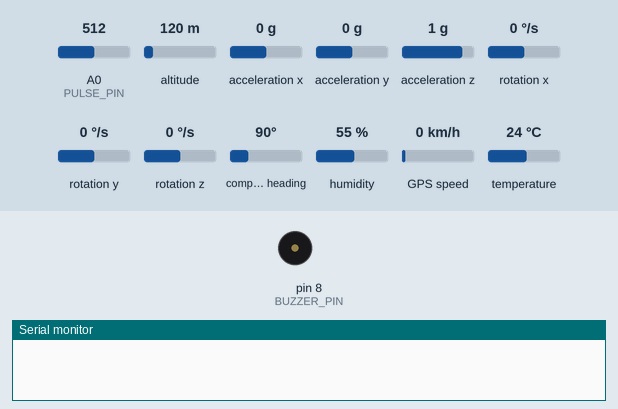
Recording of a sketch running on a simulated Arduino Uno, built with avr-gcc and run on an emulated ATmega328P. On the bench: buzzer (waves = sounding, pin HIGH), the last lines printed to the serial monitor. The test bench sets the inputs (shaded band); at power-on: A0 (PULSE_PIN) = 512, altitude 120 m, acceleration x 0 g, acceleration y 0 g, acceleration z 1 g, rotation x 0 °/s, rotation y 0 °/s, rotation z 0 °/s, compass heading 90°, humidity 55 %, GPS speed 0 km/h, temperature 24 °C. The GPS gets a fix after 3 s at 37.7749, -122.4194 with 8 satellites.

Above: at 0.1 s.
At 2.1 s:
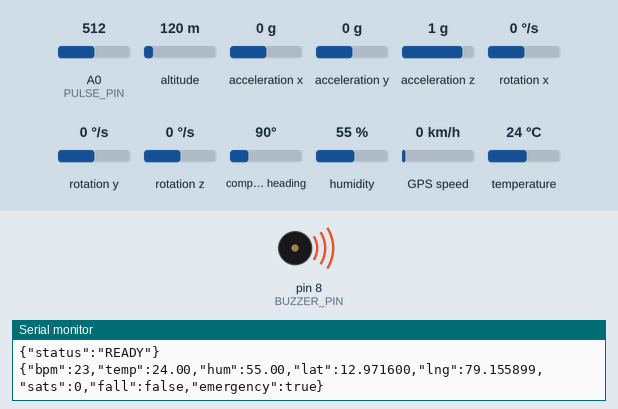
Timing chart, 0 to 5.5 s (numbered marks = the images above):
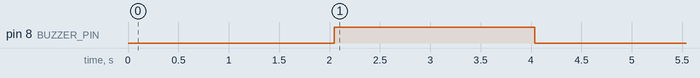

Measured:
- by itself, pin 8 (BUZZER_PIN): LOW → HIGH at 2.0 s, → LOW 2.0 s later

The sketch:

aarp.ino
```cpp
#include <Wire.h>
#include <SoftwareSerial.h>
#include <TinyGPS++.h>
#include <DHT.h>
#include <MPU6050_light.h>

// PIN CONFIGURATION
#define DHTPIN 3
#define DHTTYPE DHT11
#define PULSE_PIN A0
#define BUZZER_PIN 8
#define GPS_RX 5
#define GPS_TX 6

SoftwareSerial ss(GPS_RX, GPS_TX);
TinyGPSPlus gps;
DHT dht(DHTPIN, DHTTYPE);
MPU6050 mpu(Wire);

unsigned long lastSend = 0;
int lastBpm = 0;
bool fallFlag = false;

void setup() {
  Serial.begin(115200);
  ss.begin(9600);
  Wire.begin();
  dht.begin();

  pinMode(BUZZER_PIN, OUTPUT);
  digitalWrite(BUZZER_PIN, LOW);

  byte status = mpu.begin();
  if (status == 0) {
    delay(1000);
    mpu.calcOffsets(true, true); // initial calibration
  }

  Serial.println("{\"status\":\"READY\"}");
}

void checkFall() {
  // Update IMU
  mpu.update();

  // Simple magnitude check for impact
  float mag = sqrt(pow(mpu.getAccX(), 2) + pow(mpu.getAccY(), 2) + pow(mpu.getAccZ(), 2));

  // If sudden acceleration spike followed by tilting
  if (mag > 2.5 && !fallFlag) {
    delay(500); // Wait 0.5s to see if user stays down
    mpu.update();
    if (abs(mpu.getAngleX()) > 45 || abs(mpu.getAngleY()) > 45) {
       fallFlag = true;
    }
  }
}

void loop() {
  // 1. Listen for Acknowledgment Commands from Website Bridge
  if (Serial.available() > 0) {
    char cmd = Serial.read();
    if (cmd == 'R') { // Reset / Acknowledge Alarm
      fallFlag = false;
      digitalWrite(BUZZER_PIN, LOW);
    }
  }

  // 2. Feed GPS Data
  while (ss.available() > 0) {
    gps.encode(ss.read());
  }

  // 3. Fall Detection Update
  checkFall();

  // 4. Periodic Telemetry Send (Every 1 Second)
  if (millis() - lastSend > 1000) {
    lastSend = millis();
    sendData();
  }
}

void sendData() {
  // Read Humidity & Temp
  float h = dht.readHumidity();
  float t = dht.readTemperature();
  if (isnan(h)) h = 0.0;
  if (isnan(t)) t = 0.0;

  // Heartbeat Logic (Simple Smoothing)
  int raw = analogRead(PULSE_PIN);
  int bpm = map(raw, 400, 1023, 60, 160);
  bpm = constrain(bpm, 0, 220);
  // Smoothing
  lastBpm = (lastBpm * 0.7) + (bpm * 0.3);

  // GPS Data
  double lat = gps.location.isValid() ? gps.location.lat() : 12.9716;
  double lng = gps.location.isValid() ? gps.location.lng() : 79.1559;

  // ALARM LOGIC (Fall or Dangerous Heartbeat)
  bool isEmergency = false;
  if (fallFlag || lastBpm > 150 || (lastBpm > 0 && lastBpm < 40)) {
    isEmergency = true;
    digitalWrite(BUZZER_PIN, HIGH); // Sound local alarm
  } else {
    digitalWrite(BUZZER_PIN, LOW);
  }

  // Output JSON for the Bridge
  Serial.print("{");
  Serial.print("\"bpm\":"); Serial.print(lastBpm);
  Serial.print(",\"temp\":"); Serial.print(t);
  Serial.print(",\"hum\":"); Serial.print(h);
  Serial.print(",\"lat\":"); Serial.print(lat, 6);
  Serial.print(",\"lng\":"); Serial.print(lng, 6);
  Serial.print(",\"sats\":"); Serial.print(gps.satellites.value());
  Serial.print(",\"fall\":"); Serial.print(fallFlag ? "true" : "false");
  Serial.print(",\"emergency\":"); Serial.print(isEmergency ? "true" : "false");
  Serial.println("}");
}
```
